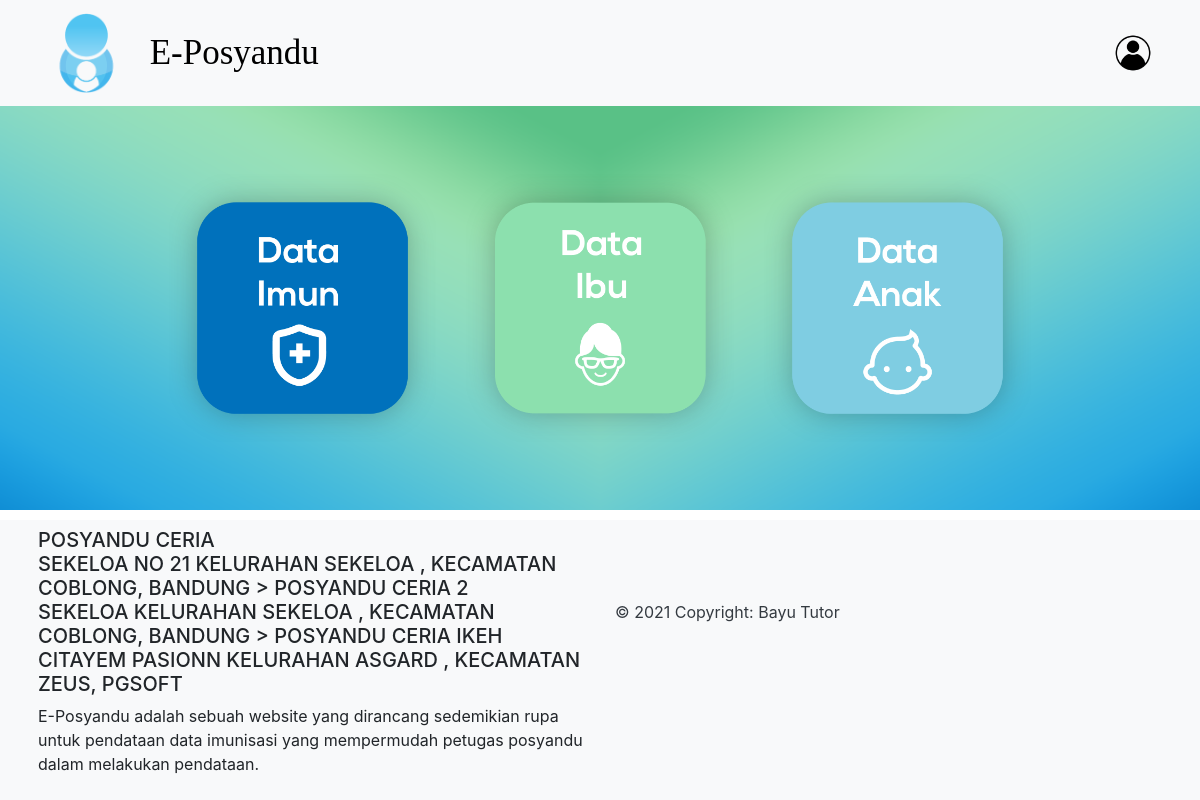
/Petugas/home3.php (signed in), run on the app's committed database.
### tables this page shows
CREATE TABLE `ref_posyandu` (
  `id_posyandu` int(11) NOT NULL,
  `nama_posyandu` varchar(50) NOT NULL,
  `alamat_posyandu` text NOT NULL,
  `kel_posyandu` varchar(50) NOT NULL,
  `kec_posyandu` varchar(50) NOT NULL,
  `kota_kab_posyandu` varchar(50) NOT NULL
);

### Petugas/home3.php (the view, shortened to what this page needs)
<!DOCTYPE html>
<html>
  <head><html lang="en">
    <link rel="stylesheet" href="https://cdn.jsdelivr.net/npm/bootstrap@4.6.0/dist/css/bootstrap.min.css">
  </head>
  <body>
   <div id="wrapper">
    <div id="container">
      <nav class="navbar bg-light">
        <a class="navbar-brand" onclick="window.location.href='home3.php'">
          <img src="img/icon/logoremove.png" width="80px" height="80px" class="align-center" id="logonav">
          <p class="d-inline-block align-middle" id="judul">E-Posyandu </p>
        </a>
        <div class="nav-item dropleft">
          <a class="nav-link " href="#" id="navbarDropdownMenuLink" role="button" data-toggle="dropdown" aria-haspopup="true" aria-expanded="false"><img src="img/login.png" width="70px"></a>
          </div>
      </nav>
    </div>
    <div id="container align-self-center" class="bawahnav">
      <div class="box">
        <div class="row justify-content-lg-center mt-5 mb-4">
          <div class="col-md-3">
            <a href="Crud_Imunisasi/crudImunisasi.php"><img src="img/Menu/dataimun.png" class="card-img" width="100px" /></a>
          </div>
          <div class="col-md-3">
            <a href="Crud_Ibu/crudIbu.php"><img src="img/Menu/dataibu.png" class="card-img" width="100px" /></a>
          </div>
          <div class="col-md-3">
            <a href="Crud_Anak/crudAnak.php"><img src="img/Menu/dataanak.png" class="card-img" width="100px" /></a>
          </div>
        </div>
        <br>
          </div>
        </div>
      </div>
    <footer class="bg-light text-start">
      <div class="container p-2">
        <div class="row">
          <div class="col-lg-6 col-md-12 mb-4 mb-md-0">
            <h5 class="text-uppercase"
            <?php
		$conn = mysqli_connect("localhost", "root", "", "eposyandu");
		$data = mysqli_query($conn,"select * from ref_posyandu");
		while($d = mysqli_fetch_array($data)){
			?>>
			<tr>
        <td><?php echo $d['nama_posyandu']; ?><br></td>
        <td><?php echo $d['alamat_posyandu']; ?></td>
        <td>Kelurahan <?php echo $d['kel_posyandu']; ?></td>
        <td>, Kecamatan <?php echo $d['kec_posyandu']; ?>,</td>
        <td><?php echo $d['kota_kab_posyandu']; ?></td>
      </tr>
			<?php
		}
		?></h5>
            <p>
              E-Posyandu adalah sebuah website yang dirancang sedemikian rupa untuk pendataan data imunisasi yang mempermudah petugas posyandu dalam melakukan pendataan.
            </p>
          </div>
          <div class="col-lg-6 col-md-12 mb-4 mb-md-0">
            <br><br><br>
            <p class="text-dark text">© 2021 Copyright: Bayu Tutor
            </p>
          </div>
        </div>
      </div>
    </footer>
  </body>
</html>

### Petugas/home3.php (style rules this page uses)
.bawahnav { background-image: url(img/Menu/bg1.png); background-attachment: scroll; background-size: cover; background-origin: inherit; }
#judul { font-size: 35px; margin: 0px 0px 0px 18px; font-family: "futura Md BT"; color: black; }
#logonav { margin-left: 30px; }
.box { padding: 20px; margin-bottom: 10px; }

### data on the page
ref_posyandu: nama_posyandu "POSYANDU CERIA", alamat_posyandu "SEKELOA NO 21", kel_posyandu "SEKELOA", kec_posyandu "COBLONG", kota_kab_posyandu "BANDUNG"
ref_posyandu: nama_posyandu "POSYANDU CERIA 2", alamat_posyandu "SEKELOA", kel_posyandu "SEKELOA", kec_posyandu "COBLONG", kota_kab_posyandu "BANDUNG"
ref_posyandu: nama_posyandu "POSYANDU CERIA IKEH", alamat_posyandu "CITAYEM PASIONN", kel_posyandu "ASGARD", kec_posyandu "ZEUS", kota_kab_posyandu "PGSOFT"
